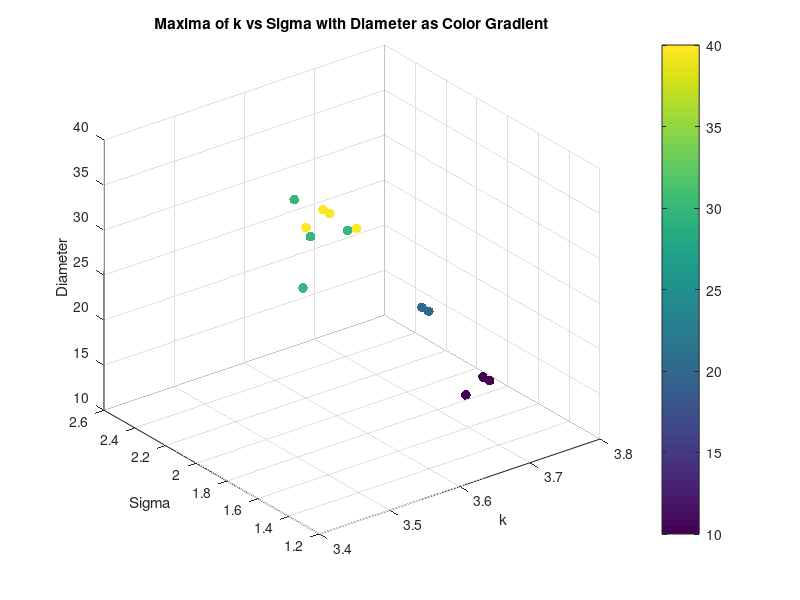
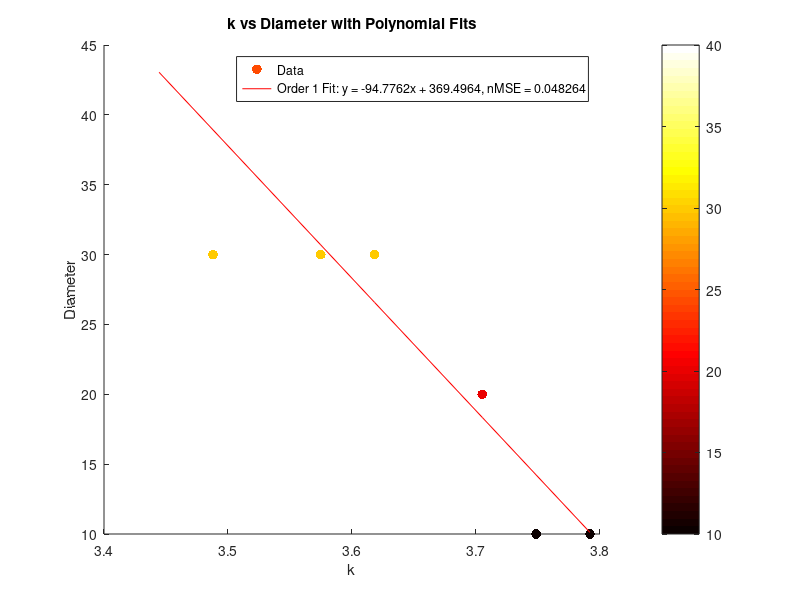

These charts were generated, in order, by the following MATLAB code:
clear all;
close all;


% %% Torque Analysis
% load('maxima_data.mat');
% scatter3(maxima_k, maxima_sigma, torque_values, 20, maxima_corr, 'filled');
% xlabel('k');
% ylabel('Sigma');
% zlabel('Torque');
% title('Maxima of k vs Sigma with Torque as Color Gradient');
% colorbar;
% grid on;
% % K means clustering of torque into 10 clusters, taking mean of each cluster k, sigma and corr too
% [cluster_idx, cluster_centers] = kmeans(torque_values', 10);
% % Take the mean of each cluster
% torque_means = zeros(10, 1);
% sigma_means = zeros(10, 1);
% k_means = zeros(10, 1);
% corr_means = zeros(10, 1);
% for i = 1:10
%     torque_means(i) = mean(torque_values(cluster_idx == i));
%     sigma_means(i) = mean(maxima_sigma(cluster_idx == i));
%     k_means(i) = mean(maxima_k(cluster_idx == i));
%     corr_means(i) = mean(maxima_corr(cluster_idx == i));
% end
% % Plot the clusters
% figure;
% scatter3(k_means, sigma_means, torque_means, 50, corr_means, 'filled');
% xlabel('k');
% ylabel('Sigma');
% zlabel('Torque');
% title('Clustered Maxima of k vs Sigma with Torque as Color Gradient');
% colorbar;
% grid on;
% % Ensure data is sorted for polyfit
% [sigma_sorted, sort_idx] = sort(maxima_sigma);
% torque_sorted = torque_values(sort_idx);
% % Display correlation between torque and sigma
% disp('Correlation between Torque and Sigma:');
% disp(corr(torque_sorted', sigma_sorted'));
% % Display correlation between torque and sigma^2
% disp('Correlation between Torque and Sigma^2:');
% disp(corr(torque_sorted', sigma_sorted'.^2));
% % Polyfit for sigma vs torque (order 1 and 2)
% p1_sigma = polyfit(sigma_sorted, torque_sorted, 1);
% % Calculate fitted values and normalized MSE for sigma vs torque
% fitted_torque_p1_sigma = polyval(p1_sigma, sigma_sorted);
% mse_p1_sigma = mean((torque_sorted - fitted_torque_p1_sigma).^2);
% nmse_p1_sigma = mse_p1_sigma / var(torque_sorted);
% % Display results for sigma vs torque
% disp('Sigma vs Torque:');
% disp(['Order 1 nMSE: ', num2str(nmse_p1_sigma)]);
% %display correlation between torque and sigma
% % Plot for sigma vs torque with polynomial fits (first instance)
% figure;
% plot(sigma_sorted, torque_sorted, 'o', 'DisplayName', 'Data');
% hold on;
% plot(sigma_sorted, fitted_torque_p1_sigma, '-r', 'DisplayName', ...
%     ['Order 1 Fit: y = ', num2str(p1_sigma(1)), 'x + ', num2str(p1_sigma(2)), ...
%     ', nMSE = ', num2str(nmse_p1_sigma)]);
% xlabel('Sigma');
% ylabel('Torque');
% title('Sigma vs Torque with Polynomial Fits');
% legend('show');
% grid on;
% % Ensure data is sorted for polyfit
% [sigma_sorted, sort_idx] = sort(sigma_means);
% torque_sorted = torque_means(sort_idx);
% %Display correlation between torque and sigma
% disp('Correlation between Torque and Sigma:');
% disp(corr(torque_sorted, sigma_sorted));
% %Display correlation between torque and sigma^2
% disp('Correlation between Torque and Sigma^2:');
% disp(corr(torque_sorted, sigma_sorted.^2));
% % Polyfit for sigma vs torque (order 1 and 2)
% p1_sigma = polyfit(sigma_sorted, torque_sorted, 1);
% p2_sigma = polyfit(sigma_sorted, torque_sorted, 2);
% % Calculate zitted values and normalized MSE for sigma vs torque
% fitted_torque_p1_sigma = polyval(p1_sigma, sigma_sorted);
% fitted_torque_p2_sigma = polyval(p2_sigma, sigma_sorted);
% mse_p1_sigma = mean((torque_sorted - fitted_torque_p1_sigma).^2);
% mse_p2_sigma = mean((torque_sorted - fitted_torque_p2_sigma).^2);
% nmse_p1_sigma = mse_p1_sigma / var(torque_sorted);
% nmse_p2_sigma = mse_p2_sigma / var(torque_sorted);
% % Display results for sigma vs torque
% disp('Sigma vs Torque:');
% disp(['Order 1 nMSE: ', num2str(nmse_p1_sigma)]);
% disp(['Order 2 nMSE: ', num2str(nmse_p2_sigma)]);
% % Plot for sigma vs torque with polynomial fits (second instance)
% figure;
% plot(sigma_sorted, torque_sorted, 'o', 'DisplayName', 'Data');
% hold on;
% plot(sigma_sorted, fitted_torque_p1_sigma, '-r', 'DisplayName', ...
%     ['Order 1 Fit: y = ', num2str(p1_sigma(1)), 'x + ', num2str(p1_sigma(2)), ...
%     ', nMSE = ', num2str(nmse_p1_sigma)]);
% plot(sigma_sorted, fitted_torque_p2_sigma, '--g', 'DisplayName', ...
%     ['Order 2 Fit: y = ', num2str(p2_sigma(1)), 'x^2 + ', num2str(p2_sigma(2)), ...
%     'x + ', num2str(p2_sigma(3)), ', nMSE = ', num2str(nmse_p2_sigma)]);
% xlabel('Sigma');
% ylabel('Torque');
% title('Sigma vs Torque with Polynomial Fits');
% legend('show');
% grid on;

%% Diameter Analysis
% Saved as diameter_value, k_values(max_k_idx), sigma_values(max_sigma_idx), max_val
load('maxima_data_Diam.mat');

scatter3(maxima_matrix(:, 2), maxima_matrix(:, 3), maxima_matrix(:, 1), 50, maxima_matrix(:, 1), 'filled'); 
xlabel('k');
ylabel('Sigma');
zlabel('Diameter');
title('Maxima of k vs Sigma with Diameter as Color Gradient');
colorbar;
grid on;

% K vs d
% Ensure data is sorted for polyfit
[k_sorted, sort_idx] = sort(maxima_matrix(:, 2));
d_sorted = maxima_matrix(sort_idx, 1);
% Display correlation between d and k
disp('Correlation between Diameter and k:');
disp(corr(d_sorted, k_sorted));

%plot for k vs diam with polynomial fits
figure;
scatter(k_sorted, d_sorted, 50, d_sorted, 'filled', 'DisplayName', 'Data');
colormap(hot); % Optional: Set the colormap to 'jet' for better color visualization
colorbar; % Add a colorbar to indicate the mapping of color to d_sorted values
colorbar;
hold on;
p1_k = polyfit(k_sorted, d_sorted, 1);
fitted_d_p1_k = polyval(p1_k, k_sorted);
mse_p1_k = mean((d_sorted - fitted_d_p1_k).^2);
nmse_p1_k = mse_p1_k / var(d_sorted);
disp('Diameter vs k:');
disp(['Order 1 nMSE: ', num2str(nmse_p1_k)]);
plot(k_sorted, fitted_d_p1_k, '-r', 'DisplayName', ...
    ['Order 1 Fit: y = ', num2str(p1_k(1)), 'x + ', num2str(p1_k(2)), ...
    ', nMSE = ', num2str(nmse_p1_k)]);
xlabel('k');
ylabel('Diameter');
title('k vs Diameter with Polynomial Fits');
legend('show');
